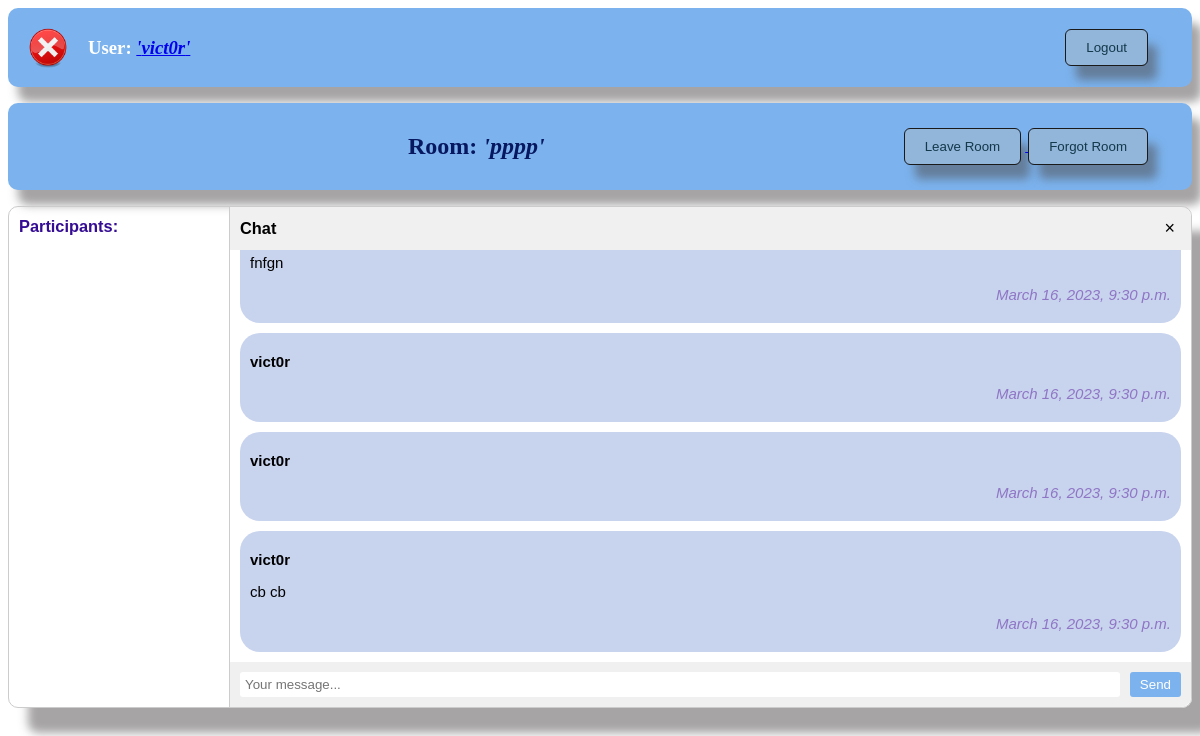
The app's page /chat/rooms/33 (signed in) with its own data.
### chat/models.py (models this page shows, shortened)
class Chat(models.Model):
    name = models.CharField(max_length=128)
    users = models.ManyToManyField(User, related_name='chats')

class Message(models.Model):
    user = models.ForeignKey(User, on_delete=models.CASCADE, related_name='messages')
    chat = models.ForeignKey(Chat, on_delete=models.CASCADE, related_name='messages')
    content = models.TextField()
    createTime = models.DateTimeField(auto_now_add=True)
    class Meta:
        ordering = ('createTime',)

### chat/views.py (the view)
# urls.py: path('rooms/<int:pk>', getRoom, name='getRoom'),
@login_required
def getRoom(request, pk):
    room = Chat.objects.get(pk=pk)
    QuerySetUsers = User.objects.filter(chats=pk).values('username', 'id')
    users = list(QuerySetUsers)
    try:
        userProfile = UserProfile.objects.get(user=request.user)
        avatar = userProfile.avatar.url
    except:
        avatar = '/media/avatars/default.png'
    messages = Message.objects.filter(chat=room)
    return render(request, 'chat/room.html', {'room': room, 'users' : users, 'avatar' : avatar, 'messages' : messages, })

### templates/chat/room.html (shortened to what this page needs)
{% extends 'default.html' %}
{% load static %}
{% block room %}
<div class="top-bar">
  <div class="top-bar-user">
  <h2 style="text-align: center; color: rgb(7, 24, 97);">
    Room: <em>'{{ room.name }}'</em>
  </h2>
  </div>
  <div class="logout-btn">
    <a href="/chat/rooms/">
    <button class="btn leave-room">Leave Room</button>
    </a>
    <button class="btn forgot-room">Forgot Room</button>
  </div>
</div>
<div class="chat-container">
  <div class="chat-members">
    <h3>Participants:</h3>
  </div>
  <div class="chat-window">
    <div class="chat-header">
      <h3>Chat</h3>
      <button class="close-btn">&times;</button>
    </div>
    <div class="chat-body" id="chat-body">
      {% for message in messages %}
      <div class="chat-messages" id="chat-messages">
        <p style="font-weight: bold;">{{ message.user.username }}</p>
        <p>{{ message.content }}</p>
        <p class="date" id="date"><em>{{ message.createTime }}</em></p>
      </div>
      {% endfor %}
    </div>
    <div class="chat-footer">
      <div class="input-wrapper">
        <input name="content" id="chat-message-input" type="text" placeholder="Your message...">
        <button id="send-btn">Send</button>
      </div>
    </div>
  </div>
</div>
{% endblock room %}
{% block avatar %}
<img class="logo" src="{{ avatar }}">
{% endblock avatar %}

### templates/default.html (shortened to what this page needs)
{% load static %}
<!DOCTYPE HTML>
<html>
  <head>
    <link rel="stylesheet" href="{% static 'css/style.css' %}">
  </head>
  <body>
  <div class="top-bar">
    <div class="logo">
        {% block avatar %}{% endblock avatar %}
    </div>
    <div class="top-bar-user">
    <h3>
        User:
        {% if user.is_authenticated %}
        <a href="{% url 'userAccount' user.id %}">
          <em>'{{ user }}'</em>
        </a>
        {% endif %}
    </h3>
    </div>
    {% if request.user.is_authenticated %}
    <div class="logout-btn">
      <a href="{% url 'logout' %}"><button class="btn logout">Logout</button></a>
    </div>
    {% else %}
    <div class="logout-btn">
      <a href="{% url 'signup' %}"><button class="btn signup">Sign up</button></a>
    </div>
    {% endif %}
  </div>
  {% block room %}{% endblock room %}
  </body>
</html>

### chat/static/css/style.css (style rules this page uses)
.btn { background-color: #92b5da; border: none; color: #13394b; padding: 10px 20px 10px; border-radius: 5px; cursor: pointer; outline: 1px solid rgb(27, 26, 26); box-shadow: 10px 15px 10px rgba(77, 74, 74, 0.5); margin-right: 5px; }
.top-bar { background-color: #7cb3ee; color: #fff; padding: 10px 10px 10px 20px; display: flex; justify-content: space-between; align-items: center; box-shadow: 10px 15px 10px rgba(77, 74, 74, 0.5); border-radius: 10px; text-align: left; }
.top-bar-user { flex-grow: 1; margin-left: 20px; }
.logout-btn { margin-right: 30px; }
.logo { height: 40px; width: 40px; border-radius: 20px; }
.chat-container { display: flex; flex-direction: row; height: 500px; border: 1px solid #ccc; border-radius: 5px; font-family: Arial, sans-serif; font-size: 14px; box-shadow: 20px 25px 10px rgba(77, 74, 74, 0.5); border-radius: 10px; }
.chat-members { width: 200px; border-right: 1px solid #ccc; padding: 10px; }
.chat-members h3 { margin: 0; color: rgb(53, 12, 148); }
.chat-window { flex-grow: 1; border-top-right-radius: 10px; border-bottom-right-radius: 10px; display: flex; flex-direction: column; }
.chat-header { padding: 10px; background-color: #f0f0f0; border-top-right-radius: 10px; display: flex; justify-content: space-between; align-items: center; }
.chat-header h3 { margin: 0; }
.close-btn { background: none; border: none; outline: none; font-size: 18px; cursor: pointer; }
.chat-body { flex-grow: 1; overflow-y: auto; padding: 10px; }
.chat-footer { padding: 10px; background-color: #f0f0f0; border-bottom-right-radius: 10px; display: flex; align-items: center; }
.input-wrapper { flex-grow: 1; display: flex; justify-content: space-between; align-items: center; }
.input-wrapper input[type="text"] { flex-grow: 1; border: none; outline: none; padding: 5px; border-radius: 3px; flex-direction: column; }
.input-wrapper button { background-color: #7cb3ee; border: none; outline: none; color: #fff; padding: 5px 10px; margin-left: 10px; border-radius: 3px; cursor: pointer; }
.chat-messages { padding: 5px 10px; border-radius: 20px; background-color: #c8d3ee; margin-top: 10px; word-break: break-all; }
.chat-messages p { font-size: 15px; }
.date { text-align: right; font-size: 12px; color:rgb(143, 118, 197); }

### records on screen
Chat: name "pppp"
Message: content "fnfgn", createTime "March 16, 2023, 9:30 p.m."
Message: user.username "vict0r", createTime "March 16, 2023, 9:30 p.m."
Message: user.username "vict0r", createTime "March 16, 2023, 9:30 p.m."
Message: user.username "vict0r", content "cb cb", createTime "March 16, 2023, 9:30 p.m."

### other values on screen
{{ user }} "vict0r"
